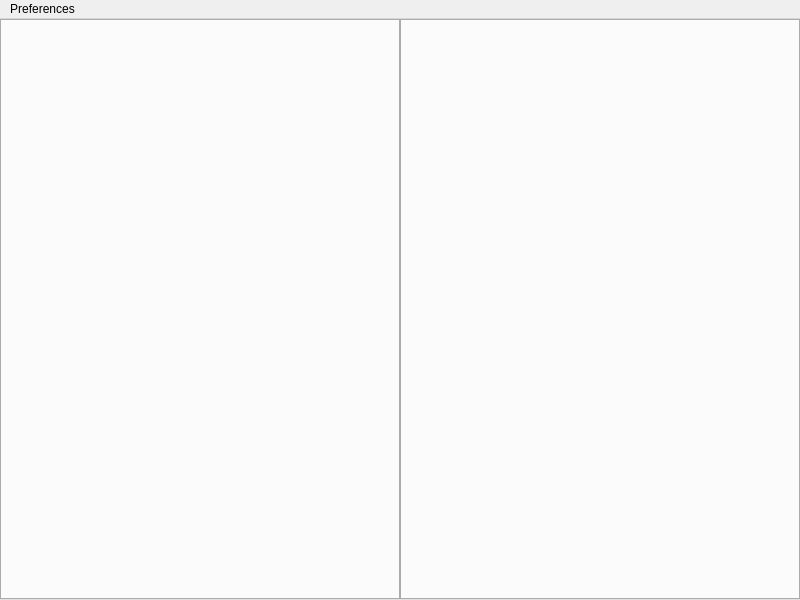
<?xml version="1.0" encoding="UTF-8"?>
<ui version="4.0">
 <class>MainWindow</class>
 <widget class="QMainWindow" name="MainWindow">
  <property name="geometry">
   <rect>
    <x>0</x>
    <y>0</y>
    <width>800</width>
    <height>600</height>
   </rect>
  </property>
  <property name="windowTitle">
   <string>TF</string>
  </property>
  <widget class="QWidget" name="centralwidget">
   <layout class="QVBoxLayout" name="verticalLayout">
    <property name="spacing">
     <number>0</number>
    </property>
    <property name="leftMargin">
     <number>0</number>
    </property>
    <property name="topMargin">
     <number>0</number>
    </property>
    <property name="rightMargin">
     <number>0</number>
    </property>
    <property name="bottomMargin">
     <number>0</number>
    </property>
    <item>
     <widget class="QWidget" name="widget" native="true">
      <layout class="QHBoxLayout" name="horizontalLayout">
       <property name="spacing">
        <number>0</number>
       </property>
       <property name="leftMargin">
        <number>0</number>
       </property>
       <property name="topMargin">
        <number>0</number>
       </property>
       <property name="rightMargin">
        <number>0</number>
       </property>
       <property name="bottomMargin">
        <number>0</number>
       </property>
       <item>
        <widget class="QTabWidget" name="LeftTabs">
         <property name="tabPosition">
          <enum>QTabWidget::North</enum>
         </property>
         <property name="tabShape">
          <enum>QTabWidget::Rounded</enum>
         </property>
         <property name="currentIndex">
          <number>-1</number>
         </property>
         <property name="usesScrollButtons">
          <bool>true</bool>
         </property>
         <property name="tabsClosable">
          <bool>false</bool>
         </property>
         <property name="movable">
          <bool>true</bool>
         </property>
        </widget>
       </item>
       <item>
        <widget class="QTabWidget" name="RightTabs">
         <property name="currentIndex">
          <number>-1</number>
         </property>
         <property name="elideMode">
          <enum>Qt::ElideRight</enum>
         </property>
         <property name="usesScrollButtons">
          <bool>true</bool>
         </property>
         <property name="tabsClosable">
          <bool>false</bool>
         </property>
         <property name="movable">
          <bool>true</bool>
         </property>
        </widget>
       </item>
      </layout>
     </widget>
    </item>
   </layout>
  </widget>
  <widget class="QMenuBar" name="menubar">
   <property name="geometry">
    <rect>
     <x>0</x>
     <y>0</y>
     <width>800</width>
     <height>22</height>
    </rect>
   </property>
   <widget class="QMenu" name="menuTF">
    <property name="title">
     <string>Preferences</string>
    </property>
    <addaction name="ActionPreferences"/>
   </widget>
   <addaction name="menuTF"/>
  </widget>
  <action name="actionSettings">
   <property name="text">
    <string>Preferences</string>
   </property>
  </action>
  <action name="actionTest_item">
   <property name="text">
    <string>test item</string>
   </property>
  </action>
  <action name="ActionPreferences">
   <property name="text">
    <string>Preferences</string>
   </property>
  </action>
 </widget>
 <resources/>
 <connections/>
</ui>
